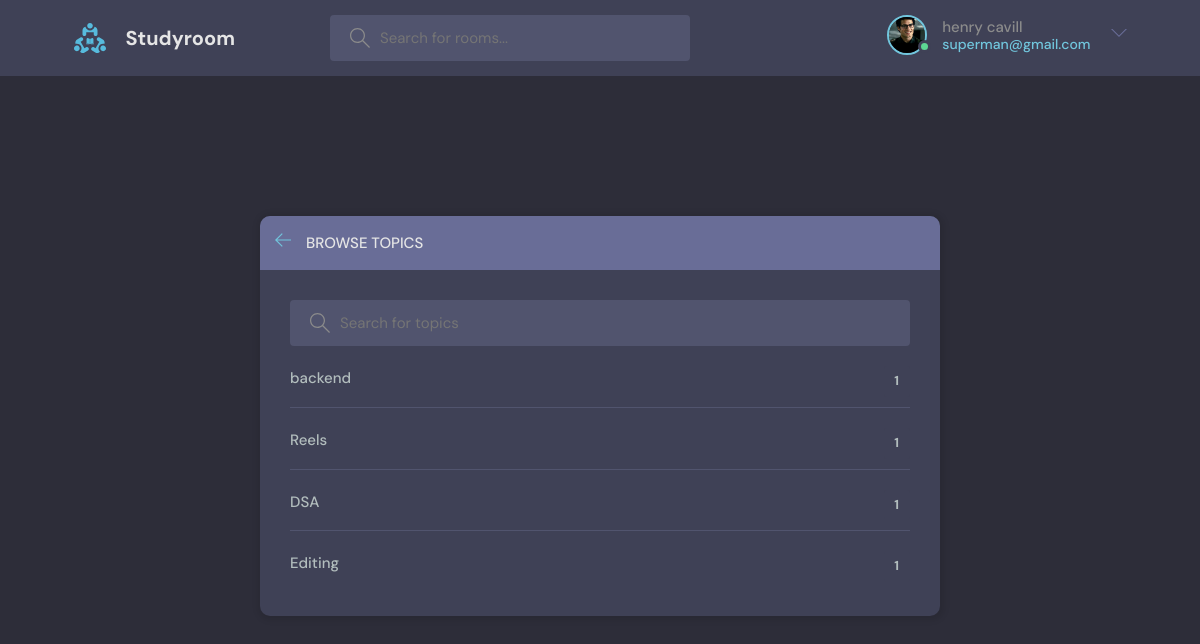
The app's page /topicpage/ (signed in), older data.
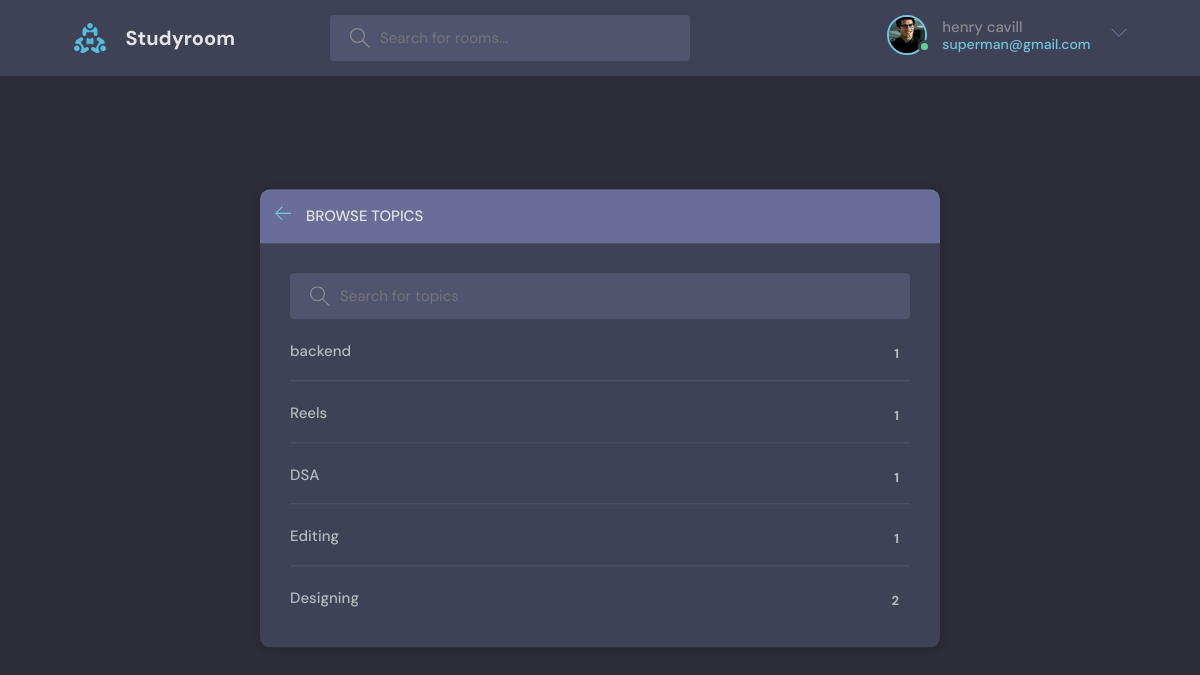
The same page, newer data.
### base/models.py (models this page shows, shortened)
class topic(models.Model):
    name=models.CharField(max_length=150)

### base/views.py (the view)
# urls.py: path('topicpage/',views.topicpage,name='topicPage'),
def topicpage(request):
    q=request.GET.get('q',"")
    topics=topic.objects.filter(name__icontains=q)
    return render(request,'topics.html',{'topics':topics})

### template/topics.html (shortened to what this page needs)
{% extends 'main.html' %}
{% block content %}
    <main class="create-room layout">
      <div class="container">
        <div class="layout__box">
          <div class="layout__boxHeader">
            <div class="layout__boxTitle">
              <a href="{{request.META.HTTP_REFERER}}">
                <svg version="1.1" xmlns="http://www.w3.org/2000/svg" width="32" height="32" viewBox="0 0 32 32">
                  <title>arrow-left</title>
                  <path
                    d="M13.723 2.286l-13.723 13.714 13.719 13.714 1.616-1.611-10.96-10.96h27.625v-2.286h-27.625l10.965-10.965-1.616-1.607z"
                  ></path>
                </svg>
              </a>
              <h3>Browse Topics</h3>
            </div>
          </div>
          <div class="topics-page layout__body">
            <form class="header__search" method="get" action="">
              <label>
                <input name=q placeholder="Search for topics" />
              </label>
            </form>
            <ul class="topics__list">
            {% for topic in topics %}
            <li>
              <a href="{% url 'home' %}?q={{topic.name}}">{{topic.name}} <span>{{topic.room_set.all.count}}</span></a>
            </li>
            {% endfor %}
            </ul>
          </div>
        </div>
      </div>
    </main>
{% endblock %}

Row changes from the older to the newer data that the page shows:
added topic: name "Designing", room_set.all.count "2"
